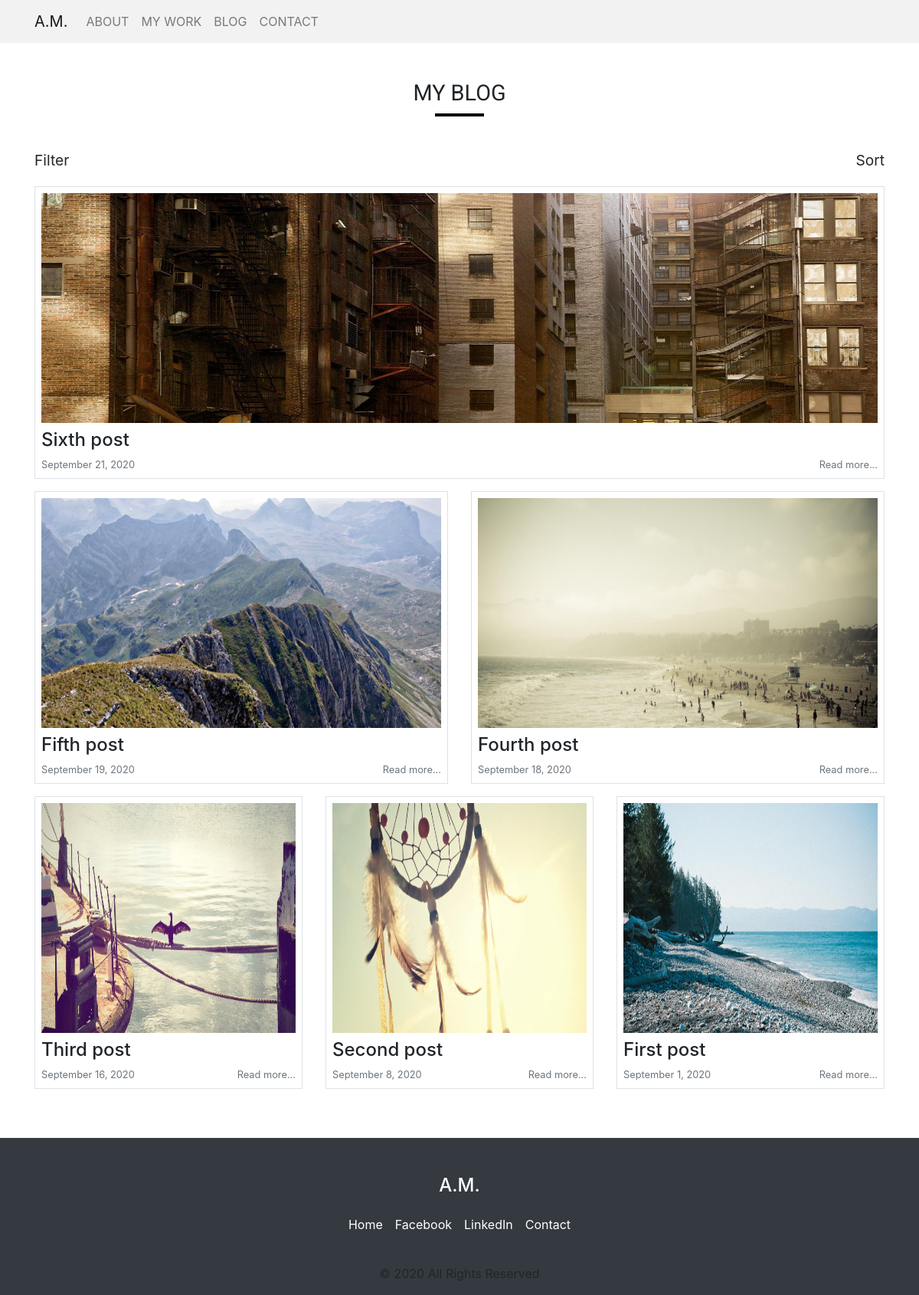
Screenshot of /blog.php with the database file from the repository.
### tables this page shows
CREATE TABLE `posts` (
  `id` int(11) NOT NULL,
  `title` varchar(255) NOT NULL,
  `slug` varchar(255) NOT NULL,
  `image` varchar(255) NOT NULL,
  `body` text NOT NULL,
  `published` tinyint(1) NOT NULL,
  `created_at` timestamp NOT NULL DEFAULT current_timestamp() ON UPDATE current_timestamp(),
  `updated_at` timestamp NOT NULL DEFAULT '0000-00-00 00:00:00'
);

### includes/public_functions.php (called while the page is built, shortened)
<?php
function getPublishedPosts() {
	global $conn;
	$sql = "SELECT * FROM posts WHERE published=true";
	$result = mysqli_query($conn, $sql);
	$posts = mysqli_fetch_all($result, MYSQLI_ASSOC);
	return $posts;
}

### blog.php (the view, shortened to what this page needs)
<?php include('config.php'); ?>
<?php include('includes/public_functions.php'); ?>
<?php $posts = getPublishedPosts(); ?>
<?php include('includes/head_section.php'); ?>
</head>
<body>
    <div class="vh100">
        <?php include(ROOT_PATH . '/includes/navbar.php'); ?>
        <div class="container py-5">
            <div class="row text-uppercase text-center mb-5">
                <div class="col">
                    <h2>My blog</h2>
                </div>
            </div>
            <div class="row pb-1">
                <div class="col position-relative d-inline-block d-flex justify-content-between">
                    <span class="dropbtn">Filter</span>
                    <div class="dropdown">
                        <p onclick="dropdown()" class="dropbtn d-inline-block">Sort</p>
                    </div>
                </div>
            </div>
            <div class="row">
                <?php
                $posts = array_reverse($posts);
                $i = 0;
                foreach ($posts as $post) :
                    $i++;
                    switch ($i) {
                        case 1:
                ?>
                            <div class="col-12 pb-3">
                                <div class="post p-2 border hover-shadow">
                                    <a href="single_post.php?post-slug=<?php echo $post['slug'] ?>" class="text-decoration-none">
                                        <img src="<?php echo BASE_URL . '/static/images/' . $post['image']; ?>" class="post-image hover-noshadow">
                                        <div class="post-info pt-2">
                                            <h4 class="text-body"><?php echo $post['title'] ?></h4>
                                            <div class="d-flex flex-wrap justify-content-between text-muted">
                                                <span class="created-at"><?php echo date("F j, Y ", strtotime($post['created_at'])); ?></span>
                                                <span class="read-more">Read more...</span>
                                            </div>
                                        </div>
                                    </a>
                                </div>
                            </div>
                            <?php break; ?>
                        <?php
                        case 2:
                        case 3: ?>
                            <div class="col-12 col-md-6 pb-3">
                                <div class="post p-2 border hover-shadow">
                                    <a href="single_post.php?post-slug=<?php echo $post['slug'] ?>" class="text-decoration-none">
                                        <img src="<?php echo BASE_URL . '/static/images/' . $post['image']; ?>" class="post-image hover-noshadow">
                                        <div class="post-info pt-2">
                                            <h4 class="text-body"><?php echo $post['title'] ?></h4>
                                            <div class="d-flex flex-wrap justify-content-between text-muted">
                                                <span class="created-at"><?php echo date("F j, Y ", strtotime($post['created_at'])); ?></span>
                                                <span class="read-more">Read more...</span>
                                            </div>
                                        </div>
                                    </a>
                                </div>
                            </div>
                            <?php break; ?>
                        <?php
                        default: ?>
                            <div class="col-12 col-md-4 pb-3">
                                <div class="post p-2 border hover-shadow">
                                    <a href="single_post.php?post-slug=<?php echo $post['slug'] ?>" class="text-decoration-none">
                                        <img src="<?php echo BASE_URL . '/static/images/' . $post['image']; ?>" class="post-image hover-noshadow">
                                        <div class="post-info pt-2">
                                            <h4 class="text-body"><?php echo $post['title'] ?></h4>
                                            <div class="d-flex flex-wrap justify-content-between text-muted">
                                                <span class="created-at"><?php echo date("F j, Y ", strtotime($post['created_at'])); ?></span>
                                                <span class="read-more">Read more...</span>
                                            </div>
                                        </div>
                                    </a>
                                </div>
                            </div>
                    <?php } ?>
                <?php endforeach ?>
            </div>
        </div>
    </div>
    <?php include(ROOT_PATH . '/includes/footer_section.php'); ?>

### includes/head_section.php (shortened to what this page needs)
<!DOCTYPE html>
<html lang="en">
<head>
    <link rel="stylesheet" href="https://stackpath.bootstrapcdn.com/bootstrap/4.5.2/css/bootstrap.min.css">
    <link rel="stylesheet" href="./static/css/style.css">

### includes/navbar.php (shortened to what this page needs)
<nav class="navbar navbar-expand-lg navbar-light bg-light sticky-top text-uppercase" id="nav">
        <div class="container">
            <a class="navbar-brand" href="index.php">A.M.</a>
            <div class="collapse navbar-collapse" id="navbarNavAltMarkup">
                <div class="navbar-nav">
                    <a class="nav-link" href="index.php#about">About</a>
                    <a class="nav-link" href="index.php#work">My work</a>
                    <a class="nav-link" href="blog.php">Blog</a>
                    <a class="nav-link" href="contact.php">Contact</a>
                </div>
            </div>
        </div>
    </nav>

### includes/footer_section.php (shortened to what this page needs)
<footer class="container-fluid bg-dark pt-5">
    <div class="container">
        <div class="row d-flex justify-content-center">
            <a href="index.php" class="text-decoration-none text-white">
                <h4>A.M.</h4>
            </a>
        </div>
        <div class="row d-flex justify-content-around">
            <ul class="list-unstyled d-flex my-3">
                <li><a href="index.php" class="text-white pr-2">Home</a></li>
                <li><a href="https://www.facebook.com" class="text-white px-2">Facebook</a></li>
                <li><a href="https://www.linkedin.com" class="text-white px-2">LinkedIn</a></li>
                <li><a href="contact.php" class="text-white pl-2">Contact</a></li>
            </ul>
        </div>
        <div class="row d-flex justify-content-center mt-4">
            <p>&copy; 2020 All Rights Reserved</p>
        </div>
    </div>
</footer>

### static/css/style.css (style rules this page uses)
html { scroll-behavior: smooth; }
h2, h3 { font-family: 'Roboto', sans-serif; font-weight: 400; font-size: 1.8rem; }
h2::after { content: ""; height: 0.2rem; width: 4rem; position: absolute; left: calc(50% - 2rem); bottom: -5px; background-color: #000; }
img { transition: 0.3s; }
.hover-shadow { box-shadow: 0; transition: all 0.3s; }
.bg-light { background-color: rgba(241, 241, 241, 0.9) !important; }
nav { min-width: 100%; z-index: 90; }
.post span { font-size: 0.8rem; }
.post-image { width: 100%; height: 300px; }
.vh100 { min-height: calc(100vh - 204px); }
.dropbtn { cursor: pointer; font-size: 1.2rem; }

### rows the page displays
posts: image (picture), title "Sixth post", created_at "September 21, 2020"
posts: image (picture), title "Fifth post", created_at "September 19, 2020"
posts: image (picture), title "Fourth post", created_at "September 18, 2020"
posts: image (picture), title "Third post", created_at "September 16, 2020"
posts: image (picture), title "Second post", created_at "September 8, 2020"
posts: image (picture), title "First post", created_at "September 1, 2020"
